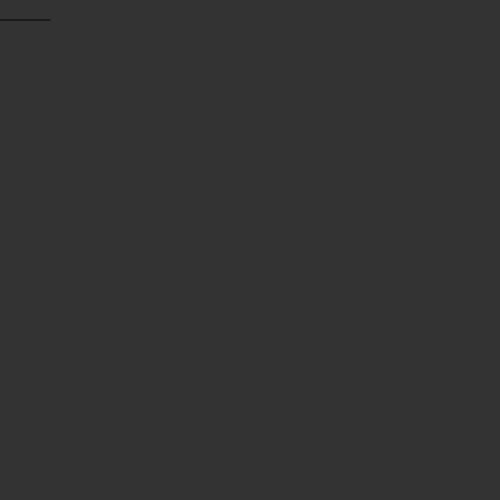
Frame 1 (no input)
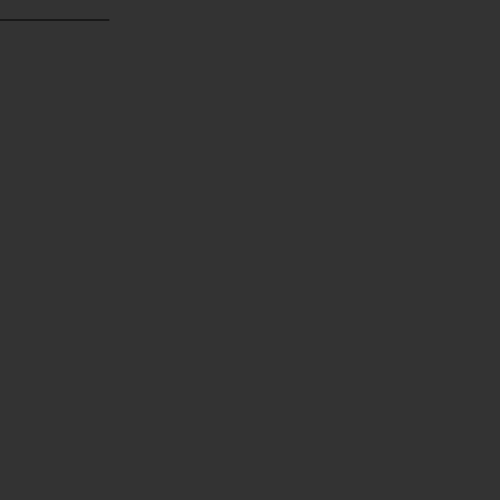
Frame 60 (no input)
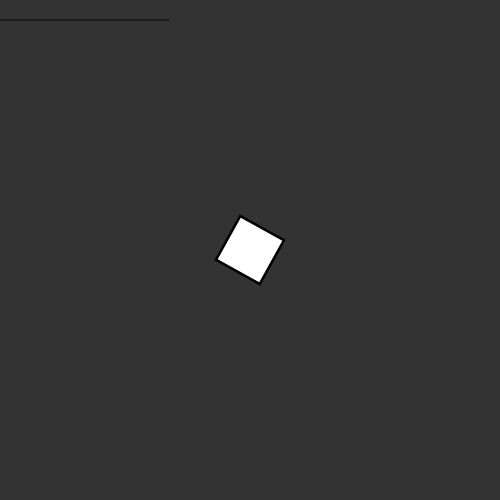
Frame 120 (the mouse pressed at the canvas centre since frame 60)

The p5.js sketch that drew these frames (run headless with seeded random() and noise() and a simulated clock; from frame 60 on, the mouse is pressed at the canvas centre):

// p5.js sketch
// ── sketch.js
function setup() {
    createCanvas(500, 500)
    background(234)
    angleMode(DEGREES)
}
let angle = 0
x = 255
z = 50


function draw() {
    background(51)

    line(0, 20, z++, 20)

    fill(x)
    translate(250, 250)
    rotate(angle)
    scale(mouseX/ 100)
    rectMode(CENTER)
    rect(0, 0, 20, 20)

    angle = angle + 1


}

function mouseClicked() {
    if (x === 255) {
        x =  51
    }
    else if (x === 51) {
        x =  255
    }
}
